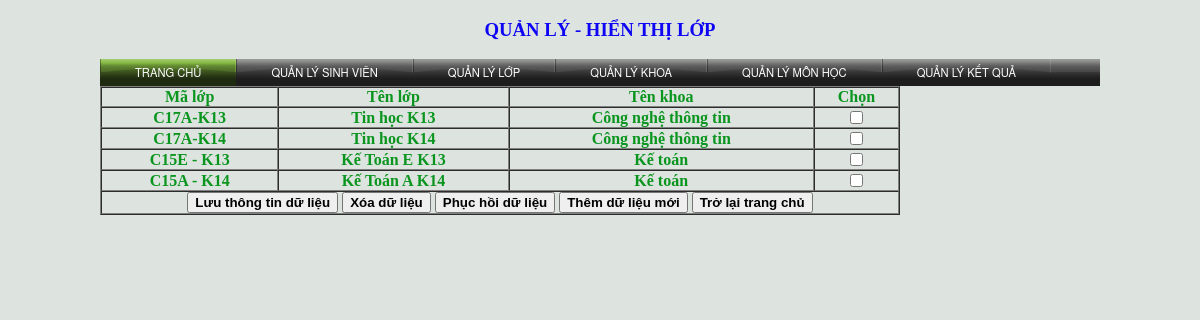
The page /lop.php on the database its author committed.
### tables this page shows
CREATE TABLE IF NOT EXISTS `lop` (
  `p_id` double unsigned NOT NULL AUTO_INCREMENT,
  `malop` varchar(10) NOT NULL,
  `tenlop` varchar(50) NOT NULL,
  `khoa` varchar(100) NOT NULL,
  `p_check` tinyint(3) unsigned zerofill NOT NULL,
  `p_del` tinyint(3) unsigned zerofill NOT NULL,
  PRIMARY KEY (`p_id`)
);

### lop.php (the view, shortened to what this page needs)
<?php
$sql=mysql_query("select * from lop");
?>
<!DOCTYPE html PUBLIC "-//W3C//DTD XHTML 1.0 Transitional//EN" "http://www.w3.org/TR/xhtml1/DTD/xhtml1-transitional.dtd">
<html xmlns="http://www.w3.org/1999/xhtml">
<head>
<link href="css/styless.css" rel="stylesheet" type="text/css">
</head>
<body>
<h3> QUẢN LÝ - HIỂN THỊ LỚP</h3>
<div id='cssmenu'>
<ul>
   <li class='active '><a href='index.php'><span>Trang chủ</span></a></li>
   <li><a href='sinhvien.php'><span>Quản lý sinh viên</span></a></li>
   <li><a href='lop.php'><span>Quản lý lớp</span></a></li>
   <li><a href='khoa.php'><span>Quản lý khoa</span></a></li>
   <li><a href='monhoc.php'><span>Quản lý môn học</span></a></li>
   <li><a href='ketqua.php'><span>Quản lý kết quả</span></a></li>
</ul>
</div>
<form method="post" action="lop.php">
	<table border="1" cellpadding="0" cellspacing="0" width="800">
    	<tr>
        	<td>Mã lớp</td>
            <td>Tên lớp</td>
            <td>Tên khoa</td>
            <td>Chọn</td>
     	</tr>
        <?php
        if($sql){
	if(mysql_num_rows($sql)>0){
		while($row=mysql_fetch_assoc($sql))
		{
			if($row['p_del']==0){
			echo '<tr>';
			echo '<td>'.$row['malop'].'</td>';
			echo '<td>'.$row['tenlop'].'</td>';
			echo '<td>'.$row['khoa'].'</td>';
			echo '<td><input type="checkbox" name="check[]" value="'.$row['p_id'].'"></td>';
			echo '</tr>';
			}
		}
	}
}
?>
	<tr>
    	<td colspan="8">
        	<div id="tt">
        	<input type="submit" name="update" value="Lưu thông tin dữ liệu" />
            <input type="submit" name="delete" value="Xóa dữ liệu" />
            <input type="submit" name="undel" value="Phục hồi dữ liệu" />
            <input type="submit" name="new" value="Thêm dữ liệu mới" />
             <input type="submit" name="index" value="Trở lại trang chủ" />
    </tr>
	</table>
</form>
</body>
</html>

### css/styless.css (style rules this page uses)
body { margin: auto; width:1000px; background: #dde3de; text-align: center; }
body tr { color: #0a951f; font-weight:bold; }
body h3 { color: #0E05F5; }
#tt input { font-weight:bold; }
#cssmenu { width: 100%; height: 27px; margin: 0; padding: 0; background: #000000 url(../images/bg-bubplastic.gif) top left repeat-x; }
#cssmenu ul { list-style: none; margin: 0; padding: 0; }
#cssmenu ul li { float: left; margin: 0; padding: 0; background: transparent url(../images/bg-bubplastic-button.gif) top left no-repeat; }
#cssmenu ul li a { display: block; height: 27px; padding-left: 35px; float: left; text-transform: uppercase; font-family: 'Helvetica Neue',helvetica,'microsoft sans serif',arial,sans-serif; font-size: 70%; color: #FFFFFF; text-decoration: none; }
#cssmenu ul li a span { display: block; float: left; height: 22px; padding-top: 5px; padding-right: 35px; background: transparent url(../images/bg-bubplastic-button.gif) top right no-repeat; cursor: pointer; }
#cssmenu ul li a:hover, #cssmenu ul li.active a { background: transparent url(../images/bg-bubplastic-h-lime.gif) top left no-repeat; }
#cssmenu ul li a:hover span, #cssmenu ul li.active a span { background: transparent url(../images/bg-bubplastic-h-lime.gif) top right no-repeat; }

### rows shown on the page
lop: malop "C17A-K13", tenlop "Tin học K13", khoa "Công nghệ thông tin"
lop: malop "C17A-K14", tenlop "Tin học K14", khoa "Công nghệ thông tin"
lop: malop "C15E - K13", tenlop "Kế Toán E K13", khoa "Kế toán"
lop: malop "C15A - K14", tenlop "Kế Toán A K14", khoa "Kế toán"
